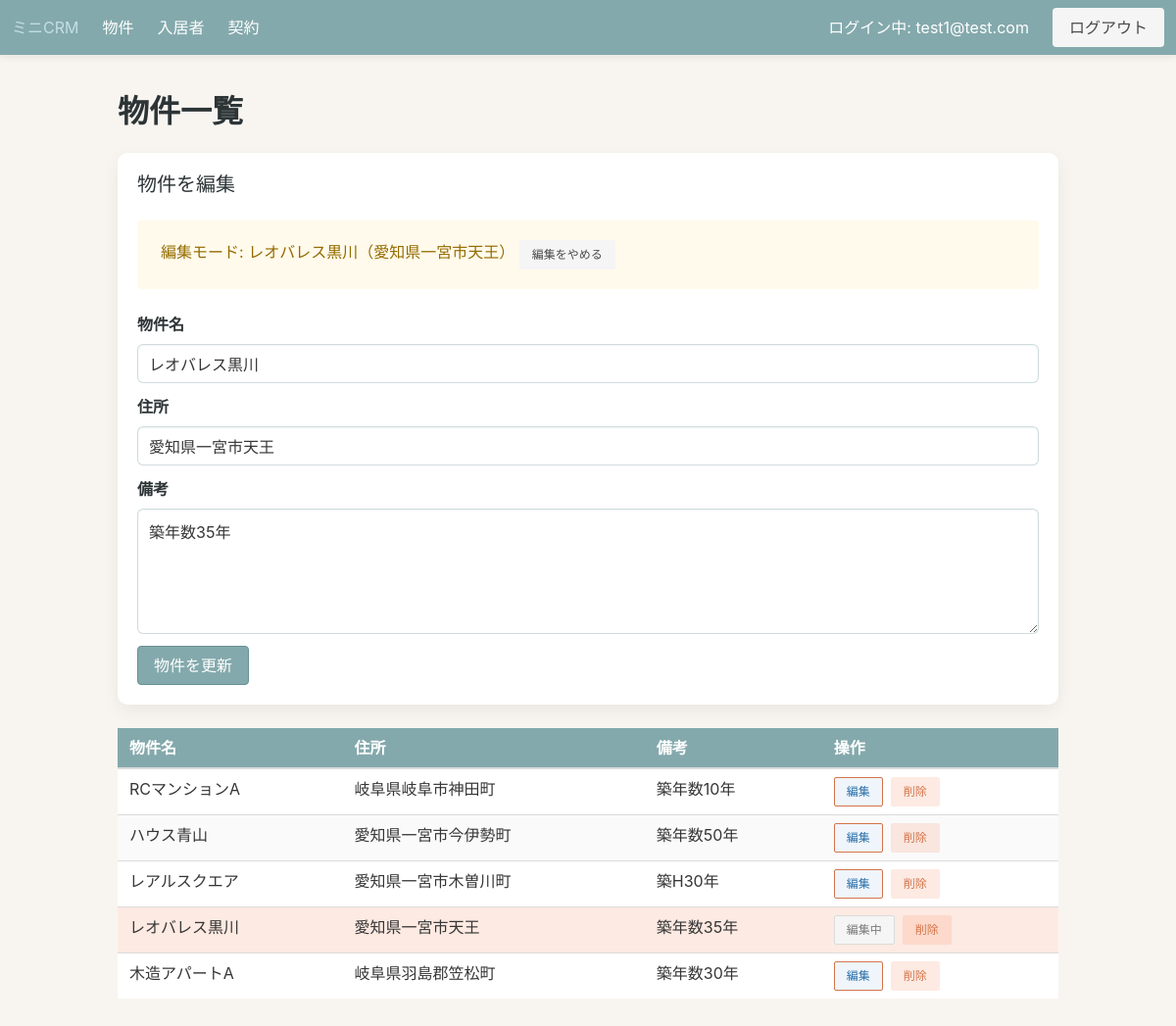
/properties?property_id=6 (signed in), run on the app's committed database.
### app/models.py (models this page shows, shortened)
class TimestampMixin:
    created_at = db.Column(db.DateTime, server_default=db.func.now())
    updated_at = db.Column(
        db.DateTime,
        server_default=db.func.now(),
        onupdate=db.func.now(),
    )

class User(UserMixin, TimestampMixin, db.Model):
    id = db.Column(db.Integer, primary_key=True)
    email = db.Column(db.String(255), unique=True, nullable=False, index=True)
    password_hash = db.Column(db.String(255), nullable=False)
    role = db.Column(db.String(50), default="member", nullable=False)

class Property(TimestampMixin, db.Model):
    id = db.Column(db.Integer, primary_key=True)
    name = db.Column(db.String(120), nullable=False)
    address = db.Column(db.String(255), nullable=False)
    note = db.Column(db.Text, nullable=True)
    leases = db.relationship("Lease", back_populates="property", cascade="all, delete-orphan")
    tenants = db.relationship("Tenant", back_populates="property", cascade="all, delete-orphan")

### app/blueprints/core/routes.py (the view, shortened to what this page needs)
@core_bp.route("/properties", methods=["GET", "POST"])
@login_required
def properties():
    form = PropertyForm()
    delete_form = DeletePropertyForm()
    edit_property_id = request.args.get("property_id", type=int)
    editing_property = None
    if edit_property_id is not None:
        editing_property = Property.query.get(edit_property_id)
        if editing_property:
            form.property_id.data = str(edit_property_id)
            if request.method == "GET":
                form.name.data = editing_property.name
                form.address.data = editing_property.address
                form.note.data = editing_property.note
    form.submit.label.text = "物件を更新" if editing_property else "物件を保存"
    properties_list = Property.query.order_by(Property.name).all()
    delete_forms = {}
    for property_obj in properties_list:
        instance = DeletePropertyForm()
        instance.property_id.data = property_obj.id
        delete_forms[property_obj.id] = instance
    return render_template(
        "core/properties_list.html",
        properties=properties_list,
        form=form,
        delete_forms=delete_forms,
        editing_property=editing_property,
    )

### app/blueprints/core/forms.py
class PropertyForm(FlaskForm):
    property_id = HiddenField(validators=[Optional()])
    name = StringField("物件名", validators=[DataRequired()])
    address = StringField("住所", validators=[DataRequired()])
    note = TextAreaField("備考", validators=[Optional()])
    submit = SubmitField("物件を保存")

class DeletePropertyForm(FlaskForm):
    property_id = HiddenField(validators=[DataRequired()])
    submit = SubmitField("削除")

### app/templates/core/properties_list.html (shortened to what this page needs)
{% extends "base.html" %}
{% block content %}
  <h1 class="title">物件一覧</h1>
  {% include "core/property_form.html" %}
  <table class="table is-fullwidth is-striped">
    <thead>
      <tr>
        <th>物件名</th>
        <th>住所</th>
        <th>備考</th>
        <th>操作</th>
      </tr>
    </thead>
    <tbody>
      {% for property in properties %}
        <tr {% if editing_property and property.id == editing_property.id %}class="has-background-warning-light"{% endif %}>
          <td>{{ property.name }}</td>
          <td>{{ property.address }}</td>
          <td>{{ property.note or "-" }}</td>
          <td>
            <div class="buttons are-small">
              {% if editing_property and property.id == editing_property.id %}
                <span class="button is-static is-light">編集中</span>
              {% else %}
                <a
                  class="button is-info is-light"
                  href="{{ url_for('core.properties', property_id=property.id) }}"
                >編集</a>
              {% endif %}
              <form method="post">
                {{ delete_forms[property.id].submit(class="button is-danger is-light") }}
              </form>
            </div>
          </td>
        </tr>
      {% else %}
        <tr>
          <td colspan="4">物件がまだ登録されていません。</td>
        </tr>
      {% endfor %}
    </tbody>
  </table>
{% endblock %}

### app/templates/base.html (shortened to what this page needs)
<!doctype html>
<html lang="en">
  <head>
    <link
      rel="stylesheet"
      href="https://cdn.jsdelivr.net/npm/bulma@0.9.4/css/bulma.min.css"
    >
    <link rel="stylesheet" href="{{ url_for('static', filename='css/theme.css') }}">
  </head>
  <body>
    <nav class="navbar" role="navigation" aria-label="main navigation">
      <div class="navbar-brand">
        <a class="navbar-item" href="{{ url_for('core.index') }}">ミニCRM</a>
      </div>
      <div class="navbar-menu">
        <div class="navbar-start">
          <a class="navbar-item" href="{{ url_for('core.properties') }}">物件</a>
          <a class="navbar-item" href="{{ url_for('core.tenants') }}">入居者</a>
          <a class="navbar-item" href="{{ url_for('core.leases') }}">契約</a>
        </div>
        <div class="navbar-end">
          {% if current_user.is_authenticated %}
            <div class="navbar-item">ログイン中: {{ current_user.email }}</div>
            <div class="navbar-item">
              <a class="button is-light" href="{{ url_for('auth.logout') }}">ログアウト</a>
            </div>
          {% endif %}
        </div>
      </div>
    </nav>
    <section class="section">
      <div class="container">
        {% block content %}{% endblock %}
      </div>
    </section>
  </body>
</html>

### app/templates/core/property_form.html (shortened to what this page needs)
<div class="box">
  <h2 class="subtitle">{{ '物件を編集' if editing_property else '物件を追加' }}</h2>
  {% if editing_property %}
    <div class="notification is-warning is-light">
      編集モード: {{ editing_property.name }}（{{ editing_property.address }}）
      <a class="button is-small is-light" href="{{ url_for('core.properties') }}">編集をやめる</a>
    </div>
  {% endif %}
  <form method="post">
    <div class="field">
      <label class="label">{{ form.name.label }}</label>
      <div class="control">
        {{ form.name(class="input") }}
      </div>
    </div>
    <div class="field">
      <label class="label">{{ form.address.label }}</label>
      <div class="control">
        {{ form.address(class="input") }}
      </div>
    </div>
    <div class="field">
      <label class="label">{{ form.note.label }}</label>
      <div class="control">
        {{ form.note(class="textarea") }}
      </div>
    </div>
    <div class="field">
      <div class="control">
        {{ form.submit(class="button is-primary") }}
      </div>
    </div>
  </form>
</div>

### app/static/css/theme.css (style rules this page uses)
:root { --crm-background: #f8f5f0; --crm-surface: #ffffff; --crm-text: #2d3436; --crm-muted: #6c7a89; --crm-primary: #84a9ac; --crm-primary-dark: #688f93; --crm-accent: #f08a5d; --crm-accent-dark: #d4744b; --crm-highlight: #c4dfe6; }
html, body { background-color: var(--crm-background); color: var(--crm-text); }
.navbar { background-color: var(--crm-primary); box-shadow: 0 2px 8px rgba(0, 0, 0, 0.08); }
.navbar .navbar-item, .navbar .navbar-link { color: var(--crm-surface); }
.notification { background-color: var(--crm-highlight); color: var(--crm-text); }
.box { background-color: var(--crm-surface); border-radius: 10px; box-shadow: 0 6px 18px rgba(0, 0, 0, 0.06); }
.table thead th { background-color: var(--crm-primary); color: var(--crm-surface); }
.table tbody tr:nth-child(even) { background-color: rgba(196, 223, 230, 0.35); }
.button.is-primary { background-color: var(--crm-primary); border-color: var(--crm-primary-dark); color: var(--crm-surface); }
.button.is-info { background-color: var(--crm-accent); border-color: var(--crm-accent-dark); color: var(--crm-surface); }
.button.is-danger.is-light { background-color: rgba(240, 138, 93, 0.18); color: var(--crm-accent-dark); }
.section { padding-top: 2.5rem; }
.title, .subtitle, label.label { color: var(--crm-text); }
input.input, textarea.textarea, select.select select { border-radius: 6px; border-color: rgba(132, 169, 172, 0.4); background: rgba(255, 255, 255, 0.96); }
.has-background-warning-light { background-color: rgba(240, 138, 93, 0.18) !important; }

### data on the page
User: email "test1@test.com"
Property: name "レオバレス黒川", address "愛知県一宮市天王", note "築年数35年", shows "編集中"
Property: name "RCマンションA", address "岐阜県岐阜市神田町", note "築年数10年"
Property: name "ハウス青山", address "愛知県一宮市今伊勢町", note "築年数50年"
Property: name "レアルスクエア", address "愛知県一宮市木曽川町", note "築H30年"
Property: name "木造アパートA", address "岐阜県羽島郡笠松町", note "築年数30年"

### other printed values
{{ '物件を編集' if editing_property else '物件を追加' }} "物件を編集"
